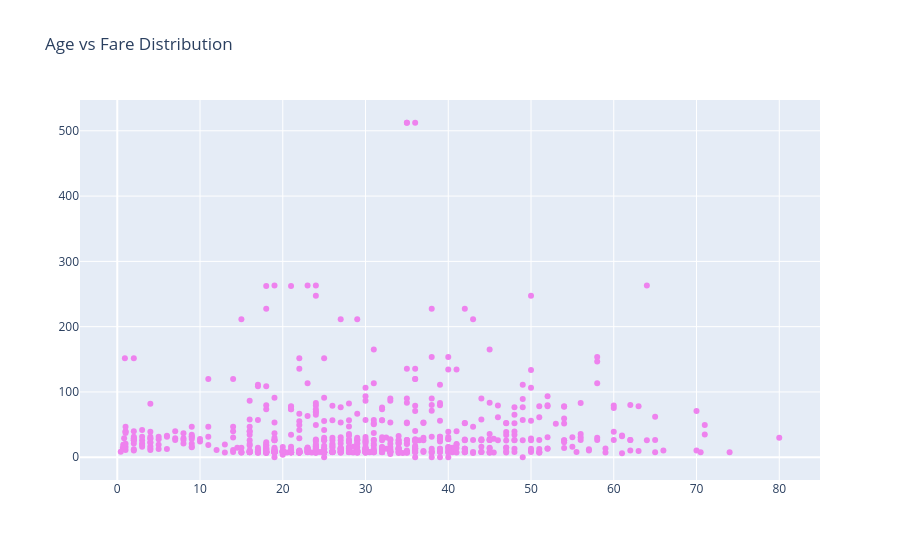

Source (notebook cell):
### Code cell
#Scatter Plot representation --> Age vs Fare
trace = go.Scatter(x=data['Age'],y=data['Fare'],
                   mode='markers',
                   marker={'color':'violet'})
layout = go.Layout(
    title="Age vs Fare Distribution")
fig = go.Figure(data=trace,layout = layout)
fig.show()

### Figure 1 — Plotly figure (JSON) as saved in the notebook; plotly's stock layout.template omitted (floating-point values rounded to 4 significant figures; data arrays with more than 128 entries replaced by an {"elided": "..."} marker saying what was removed)
{"data": [{"marker": {"color": "violet"}, "mode": "markers", "type": "scatter", "x": {"elided": "891 float values"}, "y": {"elided": "891 float values"}}], "layout": {"title": {"text": "Age vs Fare Distribution"}}}
